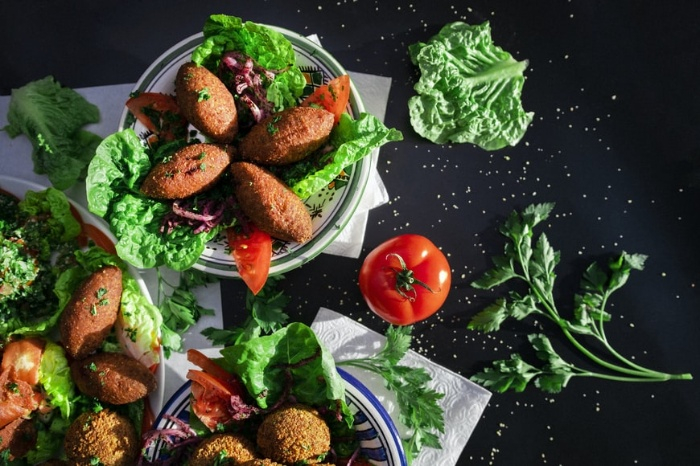
#> input picture food.jpg, 700 x 466 px
$ python p4d2.py
#> lines starting #> are read from the running program, lines starting #| are printed output that depends on the picture; after the words box and inside, x2 and y2 are one past the last pixel; in counts of white or black regions, pixels touching at a corner belong together

import cv2
import numpy as np
import matplotlib.pyplot as plt

def halftone(image_path):
    # Read the image in grayscale
#> called with image_path = 'food.jpg'
    img = cv2.imread(image_path, cv2.IMREAD_GRAYSCALE)
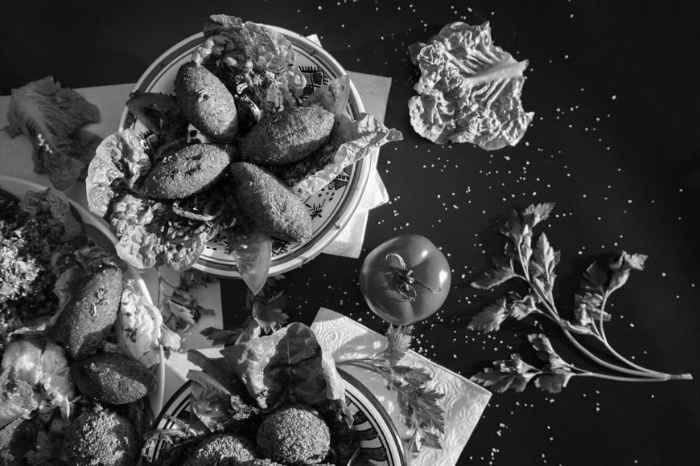
#> img: shape (466, 700); min 0, max 255, mean 67

    # Convert image to binary using dithering
    _, binary_img = cv2.threshold(img, 128, 255, cv2.THRESH_BINARY)
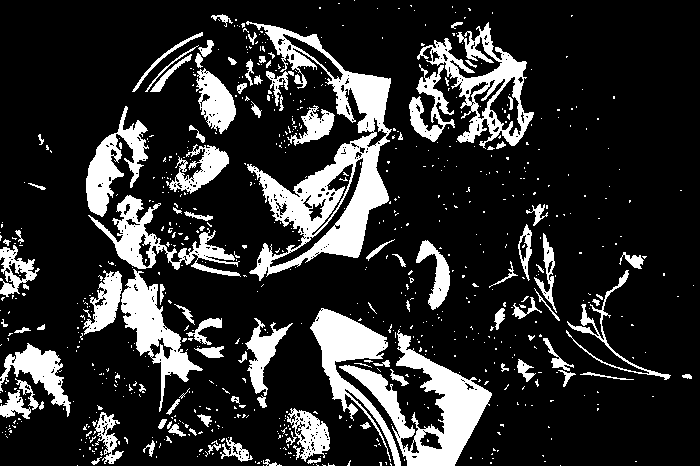
#> binary_img: shape (466, 700); 18.4% white; 764 white regions (662 under 20 px), largest, box (x1, y1, x2, y2) and area: (246, 21, 392, 281) 11728, (339, 329, 492, 466) 6510, (417, 22, 534, 149) 4238

    # Display the original and halftone images
    plt.figure(figsize=(10, 5))

    plt.subplot(1, 2, 1)
    plt.imshow(img, cmap='gray')
    plt.title('Original Image')

    plt.subplot(1, 2, 2)
    plt.imshow(binary_img, cmap='gray')
    plt.title('Halftone Image')

    plt.show()
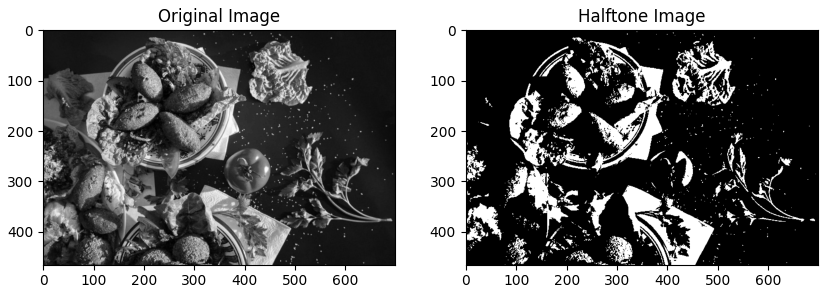
#> figure drawn by matplotlib, 2 panels

    # Save the halftone image if needed
    cv2.imwrite('halftone_image.jpg', binary_img)

# Replace 'path/to/your/image.jpg' with the actual path to your image file
image_path = "food.jpg"
halftone(image_path)
